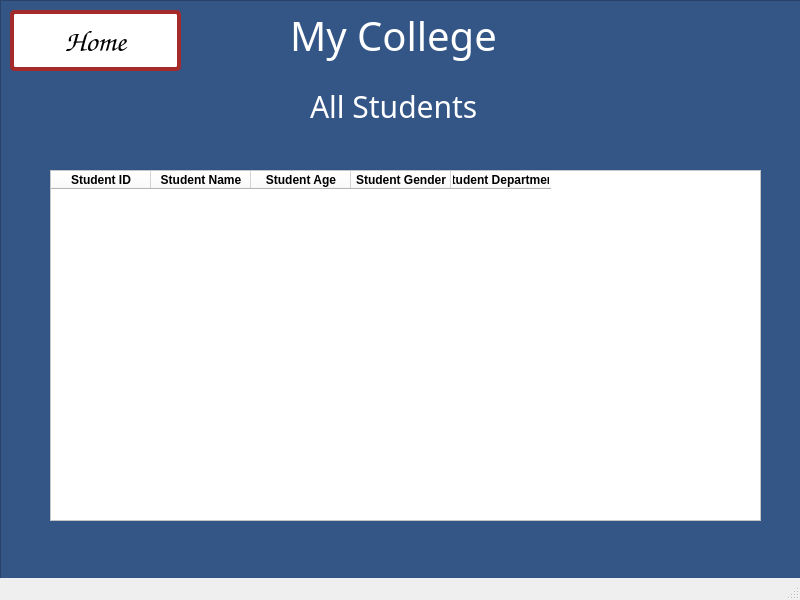
<?xml version="1.0" encoding="UTF-8"?>
<ui version="4.0">
 <class>MainWindow</class>
 <widget class="QMainWindow" name="MainWindow">
  <property name="geometry">
   <rect>
    <x>0</x>
    <y>0</y>
    <width>800</width>
    <height>600</height>
   </rect>
  </property>
  <property name="windowTitle">
   <string>MainWindow</string>
  </property>
  <widget class="QWidget" name="centralwidget">
   <widget class="QWidget" name="gridLayoutWidget">
    <property name="geometry">
     <rect>
      <x>0</x>
      <y>0</y>
      <width>801</width>
      <height>601</height>
     </rect>
    </property>
    <layout class="QGridLayout" name="gridLayout">
     <item row="0" column="0">
      <widget class="QFrame" name="frame">
       <property name="autoFillBackground">
        <bool>false</bool>
       </property>
       <property name="styleSheet">
        <string notr="true"> background-color: #345687;</string>
       </property>
       <property name="frameShape">
        <enum>QFrame::StyledPanel</enum>
       </property>
       <property name="frameShadow">
        <enum>QFrame::Raised</enum>
       </property>
       <widget class="QLabel" name="label_4">
        <property name="geometry">
         <rect>
          <x>290</x>
          <y>10</y>
          <width>211</width>
          <height>51</height>
         </rect>
        </property>
        <property name="font">
         <font>
          <family>Papyrus</family>
          <pointsize>-1</pointsize>
         </font>
        </property>
        <property name="styleSheet">
         <string notr="true">font-size: 40px;
color: white;</string>
        </property>
        <property name="text">
         <string>My College</string>
        </property>
       </widget>
       <widget class="QLabel" name="label_5">
        <property name="geometry">
         <rect>
          <x>310</x>
          <y>80</y>
          <width>181</width>
          <height>51</height>
         </rect>
        </property>
        <property name="font">
         <font>
          <family>Papyrus</family>
          <pointsize>-1</pointsize>
         </font>
        </property>
        <property name="styleSheet">
         <string notr="true">font-size: 30px;
color: white;</string>
        </property>
        <property name="text">
         <string>All Students</string>
        </property>
       </widget>
       <widget class="QPushButton" name="ViewStudentsHomeButton">
        <property name="geometry">
         <rect>
          <x>10</x>
          <y>10</y>
          <width>171</width>
          <height>61</height>
         </rect>
        </property>
        <property name="font">
         <font>
          <family>Comic Sans MS</family>
          <pointsize>-1</pointsize>
          <underline>false</underline>
          <strikeout>false</strikeout>
         </font>
        </property>
        <property name="styleSheet">
         <string notr="true">background-color: white;
display: inline-block;
      padding: 10px 20px;
      font-size: 30px;
      text-align: center;
      text-decoration: none;
      cursor: pointer;
      border-radius: 5px;
      transition: background-color 0.3s ease;
 border: 4px solid brown;</string>
        </property>
        <property name="text">
         <string>Home</string>
        </property>
       </widget>
       <widget class="QTableWidget" name="showStudentsTable">
        <property name="geometry">
         <rect>
          <x>50</x>
          <y>170</y>
          <width>711</width>
          <height>351</height>
         </rect>
        </property>
        <property name="styleSheet">
         <string notr="true">background-color:white;</string>
        </property>
        <column>
         <property name="text">
          <string>Student ID</string>
         </property>
         <property name="font">
          <font>
           <weight>75</weight>
           <bold>true</bold>
          </font>
         </property>
        </column>
        <column>
         <property name="text">
          <string>Student Name</string>
         </property>
         <property name="font">
          <font>
           <weight>75</weight>
           <bold>true</bold>
          </font>
         </property>
        </column>
        <column>
         <property name="text">
          <string>Student Age</string>
         </property>
         <property name="font">
          <font>
           <weight>75</weight>
           <bold>true</bold>
          </font>
         </property>
        </column>
        <column>
         <property name="text">
          <string>Student Gender</string>
         </property>
         <property name="font">
          <font>
           <weight>75</weight>
           <bold>true</bold>
          </font>
         </property>
        </column>
        <column>
         <property name="text">
          <string>Student Department</string>
         </property>
         <property name="font">
          <font>
           <weight>75</weight>
           <bold>true</bold>
          </font>
         </property>
        </column>
       </widget>
      </widget>
     </item>
    </layout>
   </widget>
  </widget>
  <widget class="QStatusBar" name="statusbar"/>
 </widget>
 <resources/>
 <connections/>
</ui>
